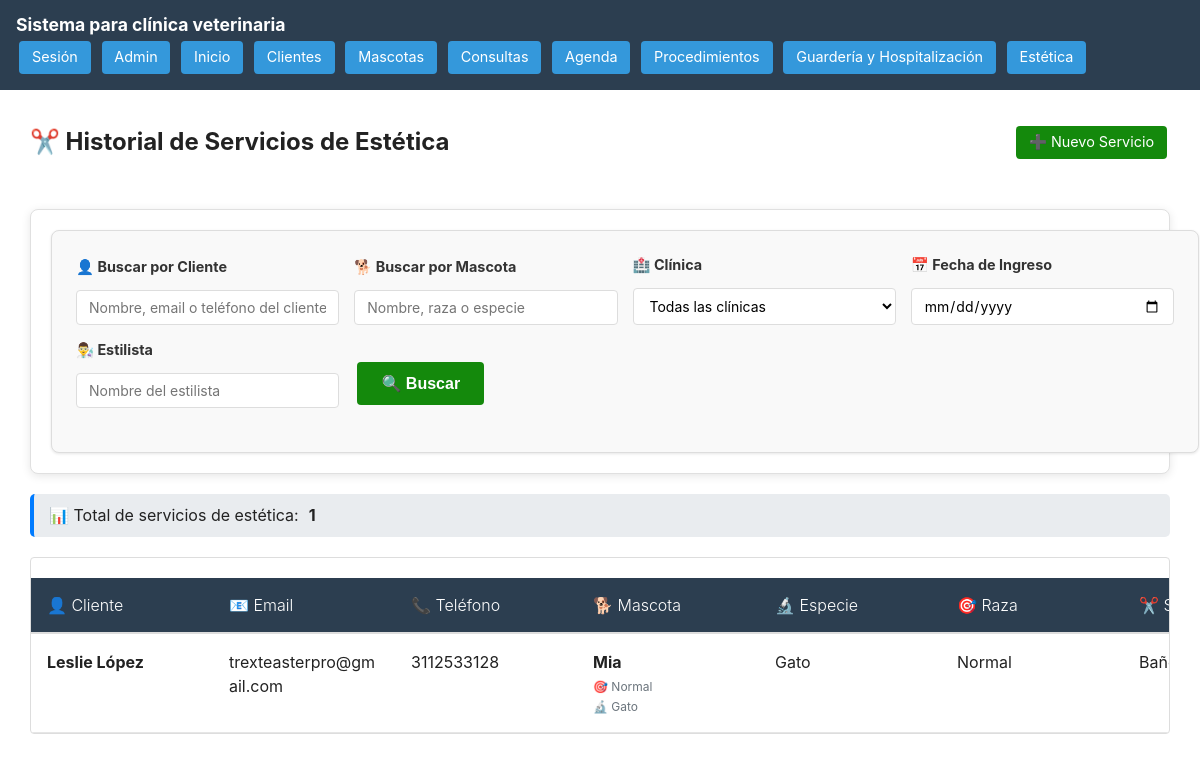
Page /estetica/estetica/historial/ (signed in) on the committed database.
### Estetica/models.py (models this page shows)
class Estetica(models.Model):
    CLINICAS = [
        ('Mascotas Morelia Centro (Samuel Castañon Pte. 73 Centro 60600 Apatzingán, Mich. Número 453-227-1694)', 'Mascotas Morelia Centro (Samuel Castañon Pte. 73 Centro 60600 Apatzingán, Mich. Número 453-227-1694)'),
    ]
    CORTES = [
        ('De acuerdo a su raza', 'De acuerdo a su raza'),
        ('Corte a raz de piel', 'Corte a raz de piel'),
        ('Corte dejando pelo alto', 'Corte dejando pelo alto'),
        ('Otro Especifique', 'Otro Especifique'),
        ('Ninguno', 'Ninguno'),
    ]
    mascota = models.ForeignKey(Mascotas, on_delete=models.CASCADE)
    fechaHoraIngreso = models.DateTimeField()
    fechaHoraEgreso = models.DateTimeField(blank=True, null=True)
    agregarServicioVacuna = models.BooleanField(default=False)
    agregarServicioDesparasitacion = models.BooleanField(default=False)
    condicionesDeMascota = models.TextField(blank=True)
    cortesDePeloEspeciales = models.CharField(
        max_length=300,
        choices=CORTES,
        default='De acuerdo a su raza'  # puedes poner un valor por defecto si quieres
    )
    espeficiacionCorte = models.TextField(blank=True)
    servicio = models.TextField()
    detallesServicio = models.TextField(blank=True)
    pagado = models.FloatField(default=0)#esto es por si deja anticipo
    pagoTotal = models.FloatField(default=0)
    fotoAntes = models.TextField(blank=True)
    fotoDespues = models.TextField(blank= True)
    estilista =  models.ForeignKey(User, on_delete=models.CASCADE)
    clinicaVeterinaria = models.CharField(
        max_length=255,
        choices=CLINICAS,
        default='Mascotas Morelia Centro (Samuel Castañon Pte. 73 Centro 60600 Apatzingán, Mich. Número 453-227-1694)'  # puedes poner un valor por defecto si quieres
    )

### ClientesMascotas/models.py (models this page shows)
class Mascotas(models.Model):
    SEXOS = [
        ('macho', 'macho'),
        ('hembra', 'hembra'),
    ]
    cliente = models.ForeignKey(Clientes, on_delete=models.CASCADE)
    nombre = models.CharField(max_length=255)
    especie = models.CharField(max_length=255)
    raza = models.CharField(max_length=255)
    fechaNacimiento = models.DateField()
    peso = models.FloatField()
    vacunas = models.TextField(blank=True)
    ultimaDesparasitacion = models.DateField(blank= True, null=True)
    ultimoDesparasitante = models.TextField(blank=True)
    alergias = models.TextField(blank=True)
    vive = models.BooleanField(default=True)
    sexo = models.CharField(
        max_length=20,
        choices=SEXOS,
        default='macho'  # puedes poner un valor por defecto si quieres
    )
    alimento = models.TextField(blank = True)

class Clientes(models.Model):
    nombre = models.CharField(max_length=255)
    email = models.EmailField(unique=True, blank = True)
    telefono = models.CharField(max_length=20, unique = True)
    direccion = models.TextField(blank=True)

### Estetica/views.py (the view)
# urls.py: path('estetica/historial/', views.historial_estetica, name='historial-estetica'),
@login_required
def historial_estetica(request):
    esteticas = Estetica.objects.all().select_related('mascota', 'mascota__cliente', 'estilista').order_by('-fechaHoraIngreso')
    query_cliente = request.GET.get('q_cliente', '').strip()
    query_mascota = request.GET.get('q_mascota', '').strip()
    query_clinica = request.GET.get('q_clinica', '')
    query_fecha_ingreso = request.GET.get('q_fecha_ingreso', '')
    query_estilista = request.GET.get('q_estilista', '')
    if query_cliente:
        esteticas = esteticas.filter(
            Q(mascota__cliente__nombre__icontains=query_cliente) |
            Q(mascota__cliente__email__icontains=query_cliente) |
            Q(mascota__cliente__telefono__icontains=query_cliente)
        )
    if query_mascota:
        esteticas = esteticas.filter(
            Q(mascota__nombre__icontains=query_mascota) |
            Q(mascota__raza__icontains=query_mascota) |
            Q(mascota__especie__icontains=query_mascota)
        )
    if query_clinica:
        esteticas = esteticas.filter(clinicaVeterinaria=query_clinica)
    if query_fecha_ingreso:
        try:
            fecha_parseada = query_fecha_ingreso
            esteticas = esteticas.filter(fechaHoraIngreso__date=fecha_parseada)
        except ValueError:
            esteticas = esteticas.filter(fechaHoraIngreso__icontains=query_fecha_ingreso)
    if query_estilista:
        esteticas = esteticas.filter(estilista__username__icontains=query_estilista)
    clinicas = Estetica.CLINICAS
    filtros_activos = any([query_cliente, query_mascota, query_clinica, query_fecha_ingreso, query_estilista])
    clinica_seleccionada = ''
    if query_clinica:
        for clinica in clinicas:
            if clinica[0] == query_clinica:
                clinica_seleccionada = clinica[1]
                break
    context = {
        'esteticas': esteticas,
        'clinicas': clinicas,
        'query_cliente': query_cliente,
        'query_mascota': query_mascota,
        'query_clinica': query_clinica,
        'query_fecha_ingreso': query_fecha_ingreso,
        'query_estilista': query_estilista,
        'filtros_activos': filtros_activos,
        'clinica_seleccionada': clinica_seleccionada,
    }
    return render(request, 'estetica/historialServicios.html', context)

### templates/estetica/historialServicios.html (shortened to what this page needs)
{% extends 'base.html' %}
{% block content %}
<section class="container">
    <div class="header-actions">
        <h2>✂️ Historial de Servicios de Estética</h2>
        <a href="{% url 'nuevo-servicio-estetica' %}" class="btn-home btn-agregar">
            ➕ Nuevo Servicio
        </a>
    </div>
    <div class="filtros-combinados">
        <form method="get" action="" class="filtros-form">
            <div class="filtros-grid">
                <div class="filtro-group">
                    <label for="q_cliente" class="filtro-label">
                        👤 Buscar por Cliente
                    </label>
                    <div class="filtro-input-container">
                        <input
                            type="text"
                            id="q_cliente"
                            name="q_cliente"
                            placeholder="Nombre, email o teléfono del cliente..."
                            class="filtro-input"
                            value="{{ query_cliente }}"
                        >
                    </div>
                </div>
                <div class="filtro-group">
                    <label for="q_mascota" class="filtro-label">
                        🐕 Buscar por Mascota
                    </label>
                    <div class="filtro-input-container">
                        <input
                            type="text"
                            id="q_mascota"
                            name="q_mascota"
                            placeholder="Nombre, raza o especie"
                            class="filtro-input"
                            value="{{ query_mascota }}"
                        >
                    </div>
                </div>
                <div class="filtro-group">
                    <label for="q_clinica" class="filtro-label">
                        🏥 Clínica
                    </label>
                    <div class="filtro-input-container">
                        <select id="q_clinica" name="q_clinica" class="filtro-input">
                            <option value="">Todas las clínicas</option>
                        </select>
                    </div>
                </div>
                <div class="filtro-group">
                    <label for="q_fecha_ingreso" class="filtro-label">
                        📅 Fecha de Ingreso
                    </label>
                    <div class="filtro-input-container">
                        <input
                            type="date"
                            id="q_fecha_ingreso"
                            name="q_fecha_ingreso"
                            class="filtro-input"
                            value="{{ query_fecha_ingreso }}"
                        >
                    </div>
                </div>
                <div class="filtro-group">
                    <label for="q_estilista" class="filtro-label">
                        👨‍🔬 Estilista
                    </label>
                    <div class="filtro-input-container">
                        <input
                            type="text"
                            id="q_estilista"
                            name="q_estilista"
                            placeholder="Nombre del estilista"
                            class="filtro-input"
                            value="{{ query_estilista }}"
                        >
                    </div>
                </div>
                <div class="filtro-actions">
                    <button type="submit" class="btn-home filtro-submit">
                        🔍 Buscar
                    </button>
                </div>
            </div>
        </form>
    </div>
    {% if filtros_activos %}
    <div class="results-info">
        <p>
            📊 Mostrando <strong>{{ esteticas|length }}</strong> servicio(s) de estética
            {% if query_cliente %}para cliente: "<strong>{{ query_cliente }}</strong>"{% endif %}
            {% if query_mascota %}{% if query_cliente %}y {% endif %}mascota: "<strong>{{ query_mascota }}</strong>"{% endif %}
            {% if query_clinica %}{% if query_cliente or query_mascota %}en {% else %}en {% endif %}clínica: "<strong>{{ clinica_seleccionada }}</strong>"{% endif %}
            {% if query_estilista %}{% if query_cliente or query_mascota or query_clinica %}con estilista: "<strong>{{ query_estilista }}</strong>"{% else %}con estilista: "<strong>{{ query_estilista }}</strong>"{% endif %}{% endif %}
            {% if query_fecha_ingreso %}{% if query_cliente or query_mascota or query_clinica or query_estilista %}el {% else %}el {% endif %}<strong>{{ query_fecha_ingreso }}</strong>{% endif %}
        </p>
    </div>
    {% else %}
    <div class="results-info">
        <p>📊 Total de servicios de estética: <strong>{{ esteticas|length }}</strong></p>
    </div>
    {% endif %}
    <div class="custom-table-container">
        <table class="custom-table">
            <thead>
                <tr>
                    <th>👤 Cliente</th>
                    <th>📧 Email</th>
                    <th>📞 Teléfono</th>
                    <th>🐕 Mascota</th>
                    <th>🔬 Especie</th>
                    <th>🎯 Raza</th>
                    <th>✂️ Servicio</th>
                </tr>
            </thead>
            <tbody>
                {% for estetica in esteticas %}
                <tr>
                    <td>
                        <div class="client-info">
                            <strong>{{ estetica.mascota.cliente.nombre }}</strong>
                        </div>
                    </td>
                    <td>{{ estetica.mascota.cliente.email|default:"-" }}</td>
                    <td>{{ estetica.mascota.cliente.telefono|default:"-" }}</td>
                    <td>
                        <div class="pet-info">
                            <strong>{{ estetica.mascota.nombre }}</strong>
                            <div class="pet-details">
                                <small>🎯 {{ estetica.mascota.raza|default:"Sin raza" }}</small>
                                <small>🔬 {{ estetica.mascota.especie|default:"Sin especie" }}</small>
                            </div>
                        </div>
                    </td>
                    <td>{{ estetica.mascota.especie|default:"-" }}</td>
                    <td>{{ estetica.mascota.raza|default:"-" }}</td>
                    <td>
                        {% if estetica.servicio %}
                            <div class="truncate-text" title="{{ estetica.servicio }}">
                                {{ estetica.servicio|truncatewords:8 }}
                            </div>
                        {% else %}
                            -
                        {% endif %}
                    </td>
                </tr>
                {% endfor %}
            </tbody>
        </table>
    </div>
</section>
{% endblock %}

### static/styles/main.css (style rules this page uses)
:root { --brand-bg: #2c3e50; --btn-bg: #3498db; --btn-bg-hover: #2980b9; --text-on-brand: #ffffff; --btn-agr: #14890c; --btn-agr-hover: #0fda15; --btn-regresar: #e67e22; --btn-regresar-hover: #a85904; --form-bg: #fafafa; --form-border: #e0e0e0; --error-color: #d9534f; --success-color: #28a745; }
body { margin: 0; font-family: -apple-system, BlinkMacSystemFont, 'Segoe UI', Roboto, 'Helvetica Neue', Arial; line-height: 1.4; color: #222; }
.btn-home, .btn-agregar, .btn-regresar { display: inline-block; padding: 0.4rem 0.8rem; color: white; text-decoration: none; border-radius: 4px; margin: 0.2rem; border: none; cursor: pointer; font-size: 0.9rem; }
.btn-home { background: var(--btn-bg); }
.btn-agregar { background: var(--btn-agr); }
form { display: flex; flex-direction: column; gap: 1.5rem; background: #f9f9f9; padding: 1.5rem; border: 1px solid #ddd; border-radius: 8px; box-shadow: 0 1px 3px rgba(0, 0, 0, 0.1); }
form label { font-weight: bold; color: #333; margin-bottom: 0.5rem; display: block; }
form input, form textarea, form select { padding: 0.75rem; border: 1px solid #ccc; border-radius: 4px; font-size: 1rem; width: 100%; box-sizing: border-box; font-family: inherit; }
form button[type="submit"] { align-self: flex-start; padding: 0.75rem 1.5rem; background: var(--btn-agr); color: white; border: none; border-radius: 4px; cursor: pointer; font-size: 1rem; font-weight: bold; }
.custom-table-container { overflow-x: auto; border: 1px solid #ddd; border-radius: 4px; margin-top: 1rem; }
.custom-table { width: 100%; border-collapse: collapse; table-layout: auto; }
.custom-table thead th { text-align: left; padding: 1rem 1rem; background: var(--brand-bg); color: var(--text-on-brand); font-weight: 300; border-bottom: 2px solid #ddd; white-space: normal; word-wrap: break-word; word-break: break-word; }
.custom-table tbody td { padding: 1rem 1rem; border-bottom: 1px solid #e6e6e6; vertical-align: top; word-wrap: break-word; word-break: break-word; line-height: 1.5; min-width: 150px; }
.filtros-combinados { background: white; padding: 20px; border-radius: 8px; box-shadow: 0 2px 10px rgba(0,0,0,0.1); margin-bottom: 20px; border: 1px solid var(--form-border); }
.filtros-form { width: 100%; }
.filtros-grid { display: grid; grid-template-columns: 1fr 1fr auto; gap: 15px; align-items: end; }
.filtro-group { display: flex; flex-direction: column; gap: 8px; }
.filtro-label { font-weight: bold; color: var(--brand-bg); font-size: 0.9rem; margin-bottom: 5px; }
.filtro-input-container { position: relative; display: flex; align-items: center; }
.filtro-input { width: 100%; padding: 10px 40px 10px 12px; border: 2px solid #e0e0e0; border-radius: 6px; font-size: 14px; transition: all 0.3s ease; background: white; }
.filtro-actions { display: flex; gap: 10px; align-items: center; }
.filtro-submit { background: var(--btn-bg); padding: 10px 20px; white-space: nowrap; }
.results-info { background: #f8f9fa; padding: 12px 20px; border-radius: 8px; margin: 15px 0; border-left: 4px solid var(--btn-bg); }
.results-info p { margin: 0; display: flex; align-items: center; gap: 10px; flex-wrap: wrap; }
.client-info, .pet-info { display: flex; flex-direction: column; gap: 4px; }
.client-details, .pet-details { display: flex; flex-direction: column; gap: 2px; }
.client-details small, .pet-details small { color: #666; font-size: 0.8em; }
.truncate-text { max-width: 200px; overflow: hidden; text-overflow: ellipsis; white-space: nowrap; }
.header-actions { display: flex; justify-content: space-between; align-items: center; margin-bottom: 30px; flex-wrap: wrap; gap: 15px; }
.container { padding: 1rem; max-width: 100%; margin: 0 auto; }
@media (min-width: 1200px) { .container { max-width: 1140px; } }

### rows in the picture
Estetica: mascota.cliente.nombre "Leslie López", mascota.cliente.email "trexteasterpro@gmail.com", mascota.cliente.telefono "3112533128", mascota.nombre "Mia", mascota.raza "Normal", mascota.especie "Gato", servicio "Baño, corte de uñas y c…"

### other values in the picture
{{ esteticas|length }} "1"
